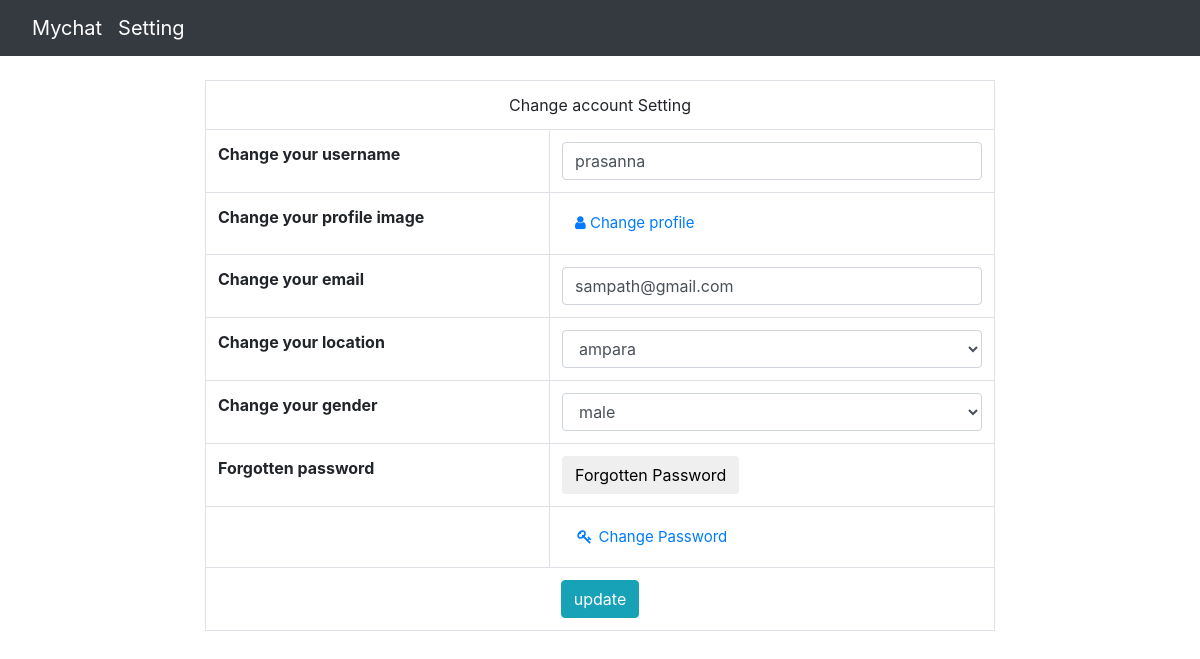
Screenshot of /account_setting.php (signed in) with the database file from the repository.
### tables this page shows
CREATE TABLE `users` (
  `user_id` int(11) NOT NULL,
  `user_name` varchar(100) NOT NULL,
  `user_pass` varchar(100) NOT NULL,
  `user_email` varchar(100) NOT NULL,
  `user_profile` varchar(255) NOT NULL,
  `user_location` text NOT NULL,
  `user_gender` text NOT NULL,
  `forgotten_answer` varchar(100) NOT NULL,
  `log_in` varchar(7) NOT NULL
);

### account_setting.php (the view, shortened to what this page needs)
<!DOCTYPE html>
<?php
    include("include/connection.php");
    include("include/header.php");
?>
<html lang="en">
<head>
    <link rel="stylesheet" href="https://maxcdn.bootstrapcdn.com/bootstrap/4.1.3/css/bootstrap.min.css">
    <link rel="stylesheet" href="https://maxcdn.bootstrapcdn.com/font-awesome/4.7.0/css/font-awesome.min.css">
</head>
<body>
    <div class="row">
        <div class="col-sm-2">
        </div>
        <?php
            $user = $_SESSION['user_email'];
            $get_user = "select * from users where user_email = '$user'";
            $run_user = mysqli_query($con , $get_user);
            $row = mysqli_fetch_array($run_user);
            $user_name = $row['user_name'];
            $user_email = $row['user_email'];
            $user_location = $row['user_location'];
            $user_gender = $row['user_gender'];
        ?>
        <div class="col-sm-8">
            <form action="" method="post" enctype="multipart/form-data">
                 <table class="table table-bordered table-hover">
                    <tr align="center">
                        <td colspan="6" class="active">Change account Setting</td>
                    </tr>
                    <tr>
                        <td style="font-weight:bold;">Change your username</td>
                        <td>
                            <input type="text" name="u_name" class="form-control" required value="<?php
                            echo $user_name; ?>" />
                        </td>
                    </tr>
                    <tr><td style="font-weight:bold;">Change your profile image</td><td><a class = "btn btn-default" style="text-decoration:none; font-size:15px;" href="upload.php"><i class="fa fa-user" aria-hidden="true"></i> Change profile</a></td></tr>
                    <tr>
                        <td style="font-weight:bold;">Change your email</td>
                        <td>
                            <input type="text" name="u_email" class="form-control" required value="<?php
                            echo $user_email; ?>"/>
                        </td>
                    </tr>
                    <tr>
                        <td style="font-weight:bold;">Change your location</td>
                        <td>
                            <select name="u_location" class="form-control">
                                <option value=""><?php echo $user_location ?></option>
                            </select>
                        </td>
                    </tr>
                    <tr>
                        <td style="font-weight:bold;">Change your gender</td>
                        <td>
                            <select name="u_gender" class="form-control">
                                <option value=""><?php echo $user_gender; ?></option>
                            </select>
                        </td>
                    </tr>
                    <tr>
                        <td style="font-weight:bold;" >Forgotten password</td>
                        <td>
                            <button type="button" class="btn btn-default" data-toggle="modal" data-target="#myModal">Forgotten Password</button>
                    </tr>
                    <tr><td></td><td><a class="btn btn-default" style="text-decoration:none; font-size:15px;" href="change_password.php"><i class="fa fa-key fa-fw" aria-hidden="true"></i> Change Password</a></td></tr>
                    <tr align="center">
                        <td colspan ="6">
                            <input type="submit" value="update" name = "update" class="btn btn-info">
                        </td>
                    </tr>
                 </table>
            </form>
        </div>
        <div class = "col-sm-2">
        </div>
    </div>
</body>
</html>

### rows the page displays
users: u_name "prasanna", u_email "sampath@gmail.com", u_location "ampara", u_gender "male"
